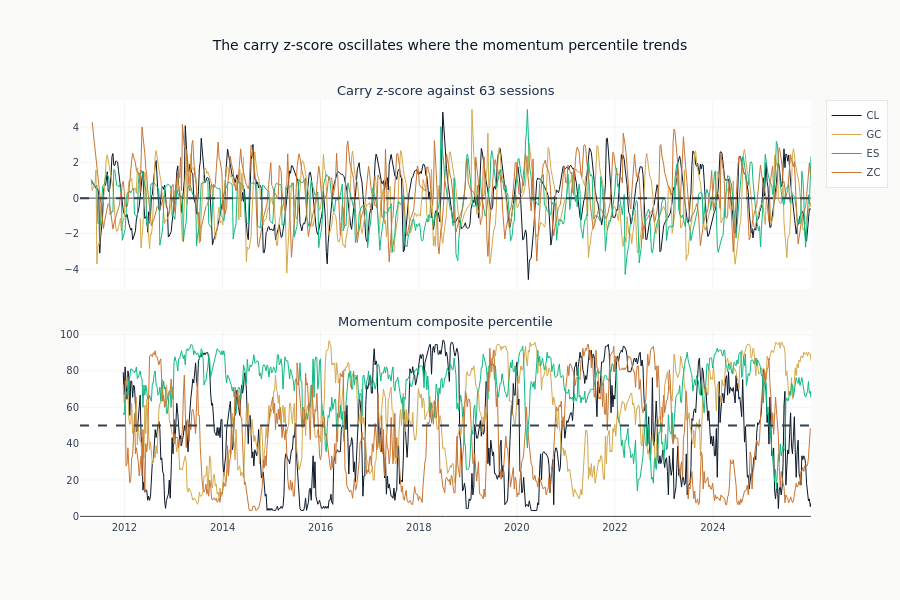

Here is the notebook cell this chart was saved with:
### Markdown cell above
### F7. The carrier through time

Two of the families side by side, for one product from each of four sectors, sampled on the
decision dates rather than on every session - the strategy never looks at a Wednesday. The carry
z-score is a distance from a product's own recent history, so it is bounded and pulled back to
zero; the momentum composite is a standing among the other 29 products, so it can sit at one end
of the range for years. A signal that oscillates and a signal that trends need different holding
periods, which is why both are in the matrix.

### Code cell
KEY_PRODUCTS = {
    "CL": COLORS["blue"],
    "GC": COLORS["amber"],
    "ES": COLORS["positive"],
    "ZC": COLORS["copper"],
}
decisions = front.filter(pl.col("timestamp").is_in(DECISION_DATES)).sort("timestamp")
fig = make_subplots(
    rows=2,
    cols=1,
    shared_xaxes=True,
    subplot_titles=["Carry z-score against 63 sessions", "Momentum composite percentile"],
    vertical_spacing=0.1,
)
for product, color in KEY_PRODUCTS.items():
    series = decisions.filter(pl.col("product") == product)
    for row, column in ((1, "carry_zscore_63d"), (2, "momentum_composite")):
        fig.add_trace(
            go.Scatter(
                x=series["timestamp"].to_list(),
                y=series[column].to_list(),
                name=product,
                line=dict(width=1, color=color),
                showlegend=row == 1,
            ),
            row=row,
            col=1,
        )
fig.add_hline(y=0, line_dash="dash", line_color=COLORS["neutral"], row=1, col=1)
fig.add_hline(y=50, line_dash="dash", line_color=COLORS["neutral"], row=2, col=1)
fig.update_layout(
    height=600, title_text="The carry z-score oscillates where the momentum percentile trends"
)
style_subplot_titles(fig)
fig.show()

### Figure 1 — Plotly figure (JSON) as saved in the notebook; plotly's stock layout.template omitted (floating-point values rounded to 4 significant figures; data arrays with more than 128 entries replaced by an {"elided": "..."} marker saying what was removed)
{"data": [{"line": {"color": "#0a1628", "width": 1}, "name": "CL", "showlegend": true, "type": "scatter", "x": {"elided": "776 str values"}, "xaxis": "x", "y": {"elided": "776 float values"}, "yaxis": "y"}, {"line": {"color": "#0a1628", "width": 1}, "name": "CL", "showlegend": false, "type": "scatter", "x": {"elided": "776 str values"}, "xaxis": "x2", "y": {"elided": "776 float values"}, "yaxis": "y2"}, {"line": {"color": "#D4A84B", "width": 1}, "name": "GC", "showlegend": true, "type": "scatter", "x": {"elided": "776 str values"}, "xaxis": "x", "y": {"elided": "776 float values"}, "yaxis": "y"}, {"line": {"color": "#D4A84B", "width": 1}, "name": "GC", "showlegend": false, "type": "scatter", "x": {"elided": "776 str values"}, "xaxis": "x2", "y": {"elided": "776 float values"}, "yaxis": "y2"}, {"line": {"color": "#10b981", "width": 1}, "name": "ES", "showlegend": true, "type": "scatter", "x": {"elided": "777 str values"}, "xaxis": "x", "y": {"elided": "777 float values"}, "yaxis": "y"}, {"line": {"color": "#10b981", "width": 1}, "name": "ES", "showlegend": false, "type": "scatter", "x": {"elided": "777 str values"}, "xaxis": "x2", "y": {"elided": "777 float values"}, "yaxis": "y2"}, {"line": {"color": "#C87533", "width": 1}, "name": "ZC", "showlegend": true, "type": "scatter", "x": {"elided": "765 str values"}, "xaxis": "x", "y": {"elided": "765 float values"}, "yaxis": "y"}, {"line": {"color": "#C87533", "width": 1}, "name": "ZC", "showlegend": false, "type": "scatter", "x": {"elided": "765 str values"}, "xaxis": "x2", "y": {"elided": "765 float values"}, "yaxis": "y2"}], "layout": {"annotations": [{"font": {"color": "#1a2d4a", "size": 13}, "showarrow": false, "text": "Carry z-score against 63 sessions", "x": 0.5, "xanchor": "center", "xref": "paper", "y": 1.0, "yanchor": "bottom", "yref": "paper"}, {"font": {"color": "#1a2d4a", "size": 13}, "showarrow": false, "text": "Momentum composite percentile", "x": 0.5, "xanchor": "center", "xref": "paper", "y": 0.45, "yanchor": "bottom", "yref": "paper"}], "height": 600, "shapes": [{"line": {"color": "#334155", "dash": "dash"}, "type": "line", "x0": 0, "x1": 1, "xref": "x domain", "y0": 0, "y1": 0, "yref": "y"}, {"line": {"color": "#334155", "dash": "dash"}, "type": "line", "x0": 0, "x1": 1, "xref": "x2 domain", "y0": 50, "y1": 50, "yref": "y2"}], "title": {"text": "The carry z-score oscillates where the momentum percentile trends"}, "xaxis": {"anchor": "y", "domain": [0.0, 1.0], "matches": "x2", "showticklabels": false}, "xaxis2": {"anchor": "y2", "domain": [0.0, 1.0]}, "yaxis": {"anchor": "x", "domain": [0.55, 1.0]}, "yaxis2": {"anchor": "x2", "domain": [0.0, 0.45]}}}
